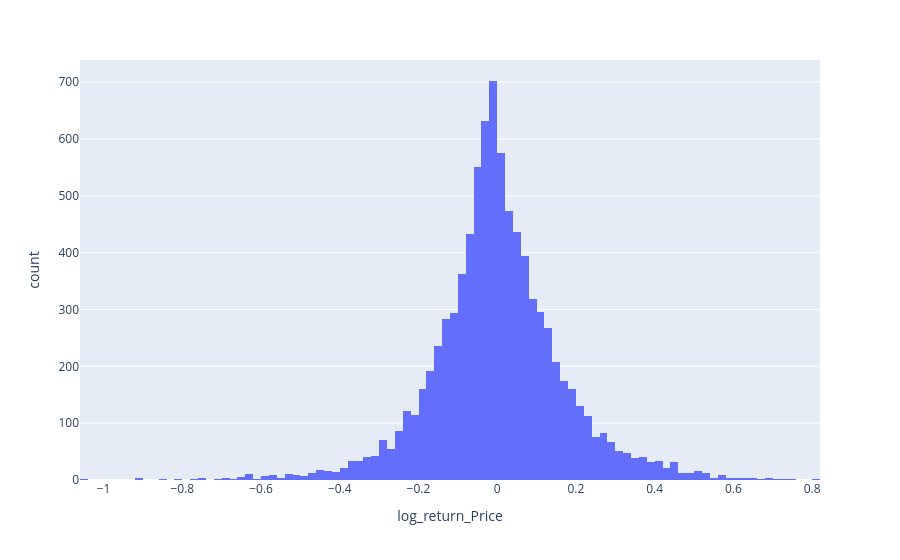

The notebook cell saved with this chart:
### Code cell
df_lmp.pipe(
    px.histogram,
    x='log_return_Price',
    nbins=100
)

### Figure 1 — Plotly figure (JSON) as saved in the notebook; plotly's stock layout.template omitted (floating-point values rounded to 4 significant figures; data arrays with more than 128 entries replaced by an {"elided": "..."} marker saying what was removed)
{"data": [{"bingroup": "x", "hovertemplate": "log_return_Price=%{x}<br>count=%{y}<extra></extra>", "legendgroup": "", "marker": {"color": "#636efa", "pattern": {"shape": ""}}, "name": "", "nbinsx": 100, "orientation": "v", "showlegend": false, "type": "histogram", "x": {"elided": "8760 float values"}, "xaxis": "x", "yaxis": "y"}], "layout": {"barmode": "relative", "legend": {"tracegroupgap": 0}, "margin": {"t": 60}, "xaxis": {"anchor": "y", "domain": [0, 1], "title": {"text": "log_return_Price"}}, "yaxis": {"anchor": "x", "domain": [0, 1], "title": {"text": "count"}}}}
